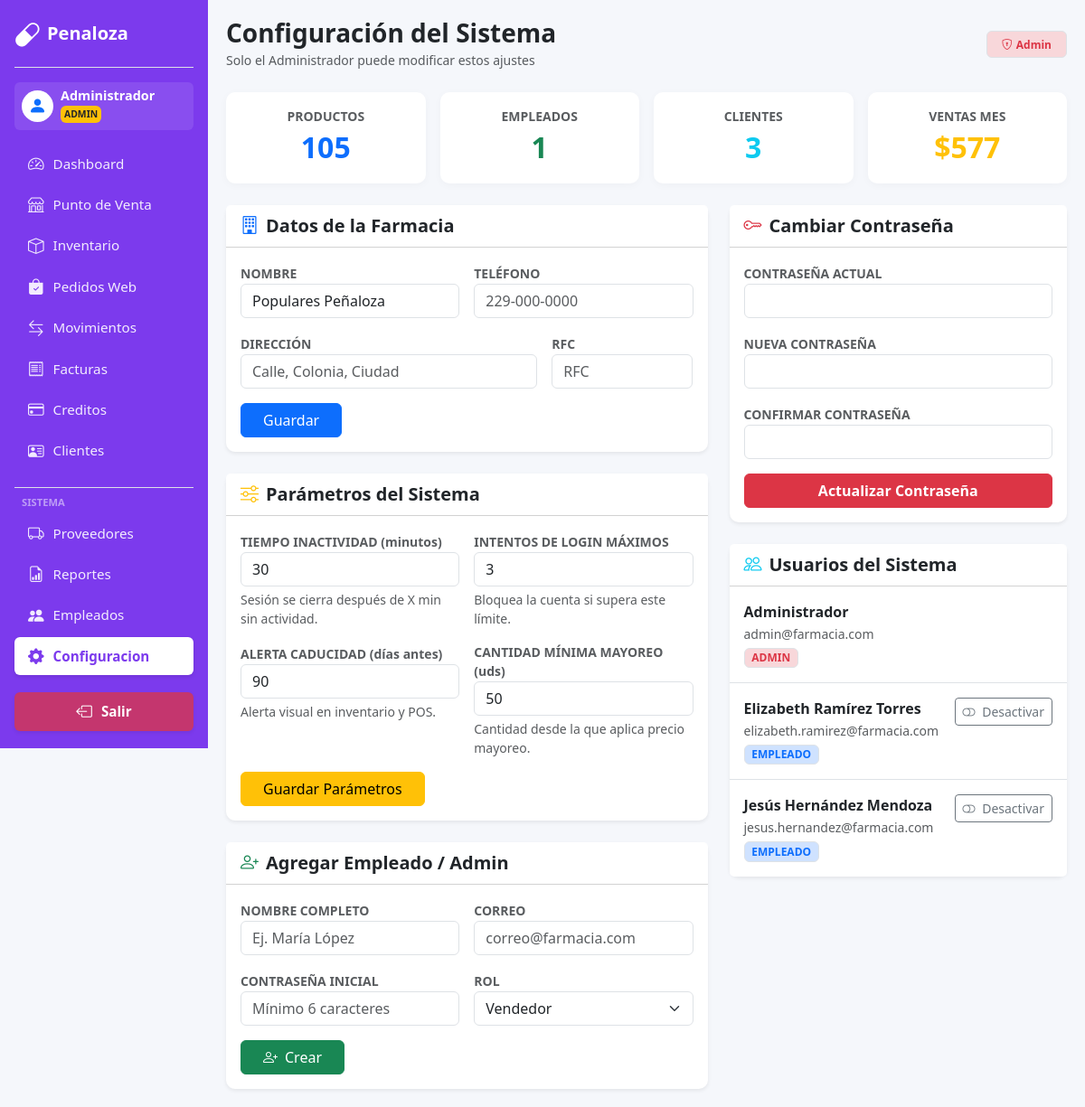
The app's page /WEb_PP/configuracion.php (signed in) with its own data.
### tables this page shows
CREATE TABLE `configuracion` (
  `clave` varchar(60) NOT NULL,
  `valor` varchar(255) NOT NULL DEFAULT '',
  `descripcion` varchar(255) DEFAULT NULL
);

CREATE TABLE `usuarios` (
  `id_usuario` int(11) NOT NULL,
  `nombre` varchar(150) NOT NULL,
  `correo` varchar(150) NOT NULL,
  `contraseña` varchar(255) NOT NULL,
  `rol` enum('admin','empleado','cliente') NOT NULL DEFAULT 'empleado',
  `estado` enum('activo','inactivo') NOT NULL DEFAULT 'activo',
  `verificado` tinyint(1) NOT NULL DEFAULT 1,
  `token_verificacion` varchar(64) DEFAULT NULL,
  `token_expira` datetime DEFAULT NULL,
  `rfc` varchar(20) DEFAULT NULL,
  `tipo_cliente` varchar(20) NOT NULL DEFAULT 'minorista',
  `limite_mayoreo` int(11) NOT NULL DEFAULT 50,
  `intentos_fallidos` int(11) NOT NULL DEFAULT 0,
  `bloqueado_hasta` datetime DEFAULT NULL,
  `fecha_registro` datetime NOT NULL DEFAULT current_timestamp()
);

### WEb_PP/app_helpers.php (called while the page is built, shortened)
<?php
if (!function_exists('h')) {
    function h($value) {
        return htmlspecialchars((string)$value, ENT_QUOTES, 'UTF-8');
    }
}
?>

### WEb_PP/configuracion.php (the view, shortened to what this page needs)
<?php
include 'db.php';
include 'header.php';
function cfg(PDO $db, string $key, $default = '') {
    $s = $db->prepare("SELECT valor FROM configuracion WHERE clave=? LIMIT 1");
    $s->execute([$key]);
    $r = $s->fetchColumn();
    return $r !== false ? $r : $default;
}
$conexion->exec("CREATE TABLE IF NOT EXISTS configuracion (
    clave VARCHAR(80) NOT NULL PRIMARY KEY,
    valor TEXT NOT NULL DEFAULT ''
) ENGINE=InnoDB DEFAULT CHARSET=utf8");
$stats = [
    'productos'  => $conexion->query("SELECT COUNT(*) FROM productos")->fetchColumn(),
    'empleados'  => $conexion->query("SELECT COUNT(*) FROM usuarios WHERE rol IN ('admin','vendedor')")->fetchColumn(),
    'clientes'   => $conexion->query("SELECT COUNT(*) FROM usuarios WHERE rol='cliente' OR tipo_cliente='mayorista'")->fetchColumn(),
    'ventas_mes' => $conexion->query("SELECT COALESCE(SUM(total),0) FROM pedidos WHERE MONTH(fecha)=MONTH(NOW()) AND YEAR(fecha)=YEAR(NOW()) AND estado='completado'")->fetchColumn(),
];
$empleados = $conexion->query("SELECT id_usuario, nombre, correo, rol, estado, bloqueado_hasta, intentos_fallidos FROM usuarios WHERE rol != 'cliente' ORDER BY nombre ASC")->fetchAll(PDO::FETCH_ASSOC);
?>
<div class="d-flex justify-content-between align-items-center mb-4">
    <div>
        <h3 class="fw-bold text-dark mb-0">Configuración del Sistema</h3>
        <small class="text-muted">Solo el Administrador puede modificar estos ajustes</small>
    </div>
    <span class="badge bg-danger-subtle text-danger border px-3 py-2"><i class="bi bi-shield-lock me-1"></i>Admin</span>
</div>
<div class="row g-3 mb-4">
    <div class="col-md-3"><div class="card card-custom border-0 p-3 text-center"><div class="small text-muted fw-bold">PRODUCTOS</div><div class="fs-2 fw-bold text-primary"><?php echo $stats['productos']; ?></div></div></div>
    <div class="col-md-3"><div class="card card-custom border-0 p-3 text-center"><div class="small text-muted fw-bold">EMPLEADOS</div><div class="fs-2 fw-bold text-success"><?php echo $stats['empleados']; ?></div></div></div>
    <div class="col-md-3"><div class="card card-custom border-0 p-3 text-center"><div class="small text-muted fw-bold">CLIENTES</div><div class="fs-2 fw-bold text-info"><?php echo $stats['clientes']; ?></div></div></div>
    <div class="col-md-3"><div class="card card-custom border-0 p-3 text-center"><div class="small text-muted fw-bold">VENTAS MES</div><div class="fs-2 fw-bold text-warning">$<?php echo number_format((float)$stats['ventas_mes'],0); ?></div></div></div>
</div>
<div class="row g-4">
    <div class="col-lg-7">
        <div class="card card-custom border-0 shadow-sm mb-4">
            <div class="card-header bg-white d-flex align-items-center gap-2">
                <i class="bi bi-building text-primary fs-5"></i>
                <h5 class="fw-bold mb-0">Datos de la Farmacia</h5>
            </div>
            <div class="card-body">
                <form method="POST">
                    <div class="row g-3">
                        <div class="col-md-6">
                            <label class="small fw-bold text-muted">NOMBRE</label>
                            <input type="text" name="nombre_farmacia" class="form-control" value="<?php echo h(cfg($conexion,'nombre_farmacia','Farmacia Peñaloza')); ?>" required>
                        </div>
                        <div class="col-md-6">
                            <label class="small fw-bold text-muted">TELÉFONO</label>
                            <input type="text" name="telefono" class="form-control" value="<?php echo h(cfg($conexion,'telefono')); ?>" placeholder="229-000-0000">
                        </div>
                        <div class="col-md-8">
                            <label class="small fw-bold text-muted">DIRECCIÓN</label>
                            <input type="text" name="direccion" class="form-control" value="<?php echo h(cfg($conexion,'direccion')); ?>" placeholder="Calle, Colonia, Ciudad">
                        </div>
                        <div class="col-md-4">
                            <label class="small fw-bold text-muted">RFC</label>
                            <input type="text" name="rfc" class="form-control" value="<?php echo h(cfg($conexion,'rfc')); ?>" placeholder="RFC">
                        </div>
                    </div>
                    <button type="submit" class="btn btn-primary mt-3 px-4">Guardar</button>
                </form>
            </div>
        </div>
        <div class="card card-custom border-0 shadow-sm mb-4">
            <div class="card-header bg-white d-flex align-items-center gap-2">
                <i class="bi bi-sliders text-warning fs-5"></i>
                <h5 class="fw-bold mb-0">Parámetros del Sistema</h5>
            </div>
            <div class="card-body">
                <form method="POST">
                    <div class="row g-3">
                        <div class="col-md-6">
                            <label class="small fw-bold text-muted">TIEMPO INACTIVIDAD (minutos)</label>
                            <input type="number" name="inactividad_min" class="form-control" value="<?php echo h(cfg($conexion,'inactividad_min','15')); ?>" min="5" max="120">
                            <div class="form-text">Sesión se cierra después de X min sin actividad.</div>
                        </div>
                        <div class="col-md-6">
                            <label class="small fw-bold text-muted">INTENTOS DE LOGIN MÁXIMOS</label>
                            <input type="number" name="intentos_max" class="form-control" value="<?php echo h(cfg($conexion,'intentos_max','5')); ?>" min="1" max="20">
                            <div class="form-text">Bloquea la cuenta si supera este límite.</div>
                        </div>
                        <div class="col-md-6">
                            <label class="small fw-bold text-muted">ALERTA CADUCIDAD (días antes)</label>
                            <input type="number" name="dias_alerta_cad" class="form-control" value="<?php echo h(cfg($conexion,'dias_alerta_cad','90')); ?>" min="7" max="365">
                            <div class="form-text">Alerta visual en inventario y POS.</div>
                        </div>
                        <div class="col-md-6">
                            <label class="small fw-bold text-muted">CANTIDAD MÍNIMA MAYOREO (uds)</label>
                            <input type="number" name="limite_mayoreo_def" class="form-control" value="<?php echo h(cfg($conexion,'limite_mayoreo_def','50')); ?>" min="1">
                            <div class="form-text">Cantidad desde la que aplica precio mayoreo.</div>
                        </div>
                    </div>
                    <button type="submit" class="btn btn-warning mt-3 px-4">Guardar Parámetros</button>
                </form>
            </div>
        </div>
        <div class="card card-custom border-0 shadow-sm">
            <div class="card-header bg-white d-flex align-items-center gap-2">
                <i class="bi bi-person-plus text-success fs-5"></i>
                <h5 class="fw-bold mb-0">Agregar Empleado / Admin</h5>
            </div>
            <div class="card-body">
                <form method="POST">
                    <div class="row g-3">
                        <div class="col-md-6">
                            <label class="small fw-bold text-muted">NOMBRE COMPLETO</label>
                            <input type="text" name="emp_nombre" class="form-control" placeholder="Ej. María López" required>
                        </div>
                        <div class="col-md-6">
                            <label class="small fw-bold text-muted">CORREO</label>
                            <input type="email" name="emp_correo" class="form-control" placeholder="correo@farmacia.com" required>
                        </div>
                        <div class="col-md-6">
                            <label class="small fw-bold text-muted">CONTRASEÑA INICIAL</label>
                            <input type="password" name="emp_pass" class="form-control" placeholder="Mínimo 6 caracteres" required>
                        </div>
                        <div class="col-md-6">
                            <label class="small fw-bold text-muted">ROL</label>
                            <select name="emp_rol" class="form-select">
                                <option value="vendedor">Vendedor</option>
                            </select>
                        </div>
                    </div>
                    <button type="submit" class="btn btn-success mt-3 px-4"><i class="bi bi-person-plus me-2"></i>Crear</button>
                </form>
            </div>
        </div>
    </div>
    <div class="col-lg-5">
        <div class="card card-custom border-0 shadow-sm mb-4">
            <div class="card-header bg-white d-flex align-items-center gap-2">
                <i class="bi bi-key text-danger fs-5"></i>
                <h5 class="fw-bold mb-0">Cambiar Contraseña</h5>
            </div>
            <div class="card-body">
                <form method="POST">
                    <div class="mb-3">
                        <label class="small fw-bold text-muted">CONTRASEÑA ACTUAL</label>
                        <input type="password" name="password_actual" class="form-control" required>
                    </div>
                    <div class="mb-3">
                        <label class="small fw-bold text-muted">NUEVA CONTRASEÑA</label>
                        <input type="password" name="password_nueva" class="form-control" minlength="6" required>
                    </div>
                    <div class="mb-3">
                        <label class="small fw-bold text-muted">CONFIRMAR CONTRASEÑA</label>
                        <input type="password" name="password_confirma" class="form-control" required>
                    </div>
                    <button type="submit" class="btn btn-danger w-100 fw-bold">Actualizar Contraseña</button>
                </form>
            </div>
        </div>
        <div class="card card-custom border-0 shadow-sm">
            <div class="card-header bg-white d-flex align-items-center gap-2">
                <i class="bi bi-people text-info fs-5"></i>
                <h5 class="fw-bold mb-0">Usuarios del Sistema</h5>
            </div>
            <div class="list-group list-group-flush">
                <?php foreach ($empleados as $emp):
                    $inactivo  = $emp['estado'] === 'inactivo';
                ?>
                <div class="list-group-item px-3 py-3">
                    <div class="d-flex justify-content-between align-items-start">
                        <div>
                            <div class="fw-bold"><?php echo h($emp['nombre']); ?>
                            </div>
                            <small class="text-muted"><?php echo h($emp['correo']); ?></small><br>
                            <span class="badge <?php echo $emp['rol']==='admin'?'bg-danger':'bg-primary'; ?>-subtle text-<?php echo $emp['rol']==='admin'?'danger':'primary'; ?> border mt-1">
                                <?php echo strtoupper(h($emp['rol'])); ?>
                            </span>
                        </div>
                        <div class="d-flex flex-column gap-1 align-items-end">
                            <?php if ($emp['id_usuario'] != $_SESSION['id_usuario']): ?>
                                <a href="configuracion.php?toggle_estado=<?php echo (int)$emp['id_usuario']; ?>"
                                   class="btn btn-outline-<?php echo $inactivo?'success':'secondary'; ?> btn-sm"
                                   onclick="return confirm('¿<?php echo $inactivo?'Activar':'Desactivar'; ?> a <?php echo h($emp['nombre']); ?>?');">
                                    <i class="bi bi-<?php echo $inactivo?'toggle-on':'toggle-off'; ?> me-1"></i>
                                    <?php echo $inactivo?'Activar':'Desactivar'; ?>
                                </a>
                            <?php endif; ?>
                        </div>
                    </div>
                </div>
                <?php endforeach; ?>
            </div>
        </div>
    </div>
</div>
</div></div>
</body></html>

### WEb_PP/header.php (style rules this page uses)
:root { --sidebar-w: 230px; }
body { background-color: #f5f7fb; font-family: 'Segoe UI', sans-serif; }
.card-custom { border: 1px solid #eaeaea; border-radius: 10px; box-shadow: 0 2px 10px rgba(0,0,0,0.03); background: white; }

### records on screen
configuracion: nombre_farmacia "Populares Peñaloza"
configuracion: inactividad_min "30"
configuracion: intentos_max "3"
configuracion: dias_alerta_cad "90"
configuracion: limite_mayoreo_def "50"
usuarios: nombre "Administrador", correo "admin@farmacia.com", rol "ADMIN"
usuarios: nombre "Elizabeth Ramírez Torres", correo "elizabeth.ramirez@farmacia.com", rol "EMPLEADO", estado "Desactivar"
usuarios: nombre "Jesús Hernández Mendoza", correo "jesus.hernandez@farmacia.com", rol "EMPLEADO", estado "Desactivar"

### other values on screen
$nombreSesion "Administrador"
$_SESSION['rol'] "ADMIN"
$stats['productos'] "105"
$stats['empleados'] "1"
$stats['clientes'] "3"
$stats['ventas_mes'] "577"
